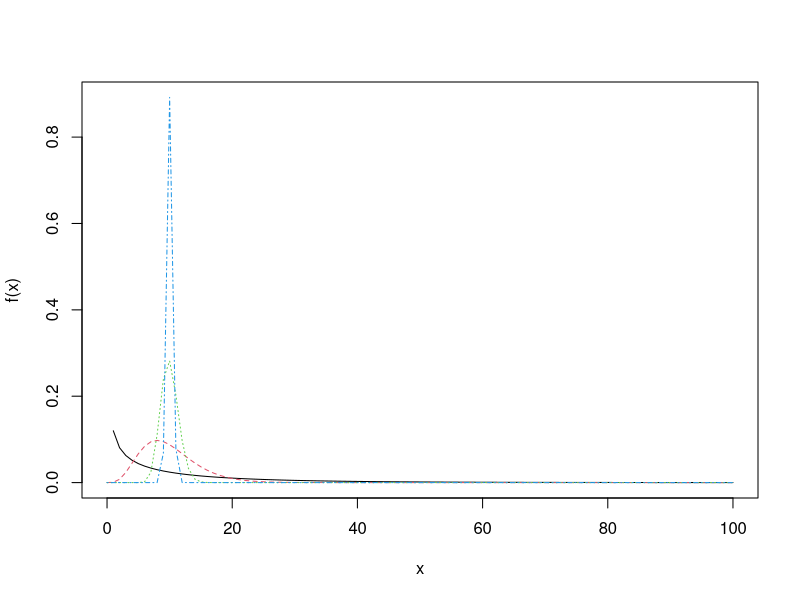

Write R code to recreate this figure.
# Lyon A2018
# Date : mardi 2018-11-06
# Somme de v.a. i.i.d.
# 
# Loi de X : Gamma
#
aa<-0.5
bb<-aa/10
EX<-aa/bb
EX
VarX<-EX/bb
# 
x<-0:100
n1<-1
f1<-dgamma(x,aa*n1,bb*n1)

n2<-10
f2<-dgamma(x,aa*n2,bb*n2)


n3<-100
f3<-dgamma(x,aa*n3,bb*n3)

n4<-1000
f4<-dgamma(x,aa*n4,bb*n4)

n3<-100

n4<-1000

f4<-dgamma(x,aa*n4,bb*n4)

matplot(x,cbind(f1,f2,f3,f4),type="l",xlab="x",ylab="f(x)")
